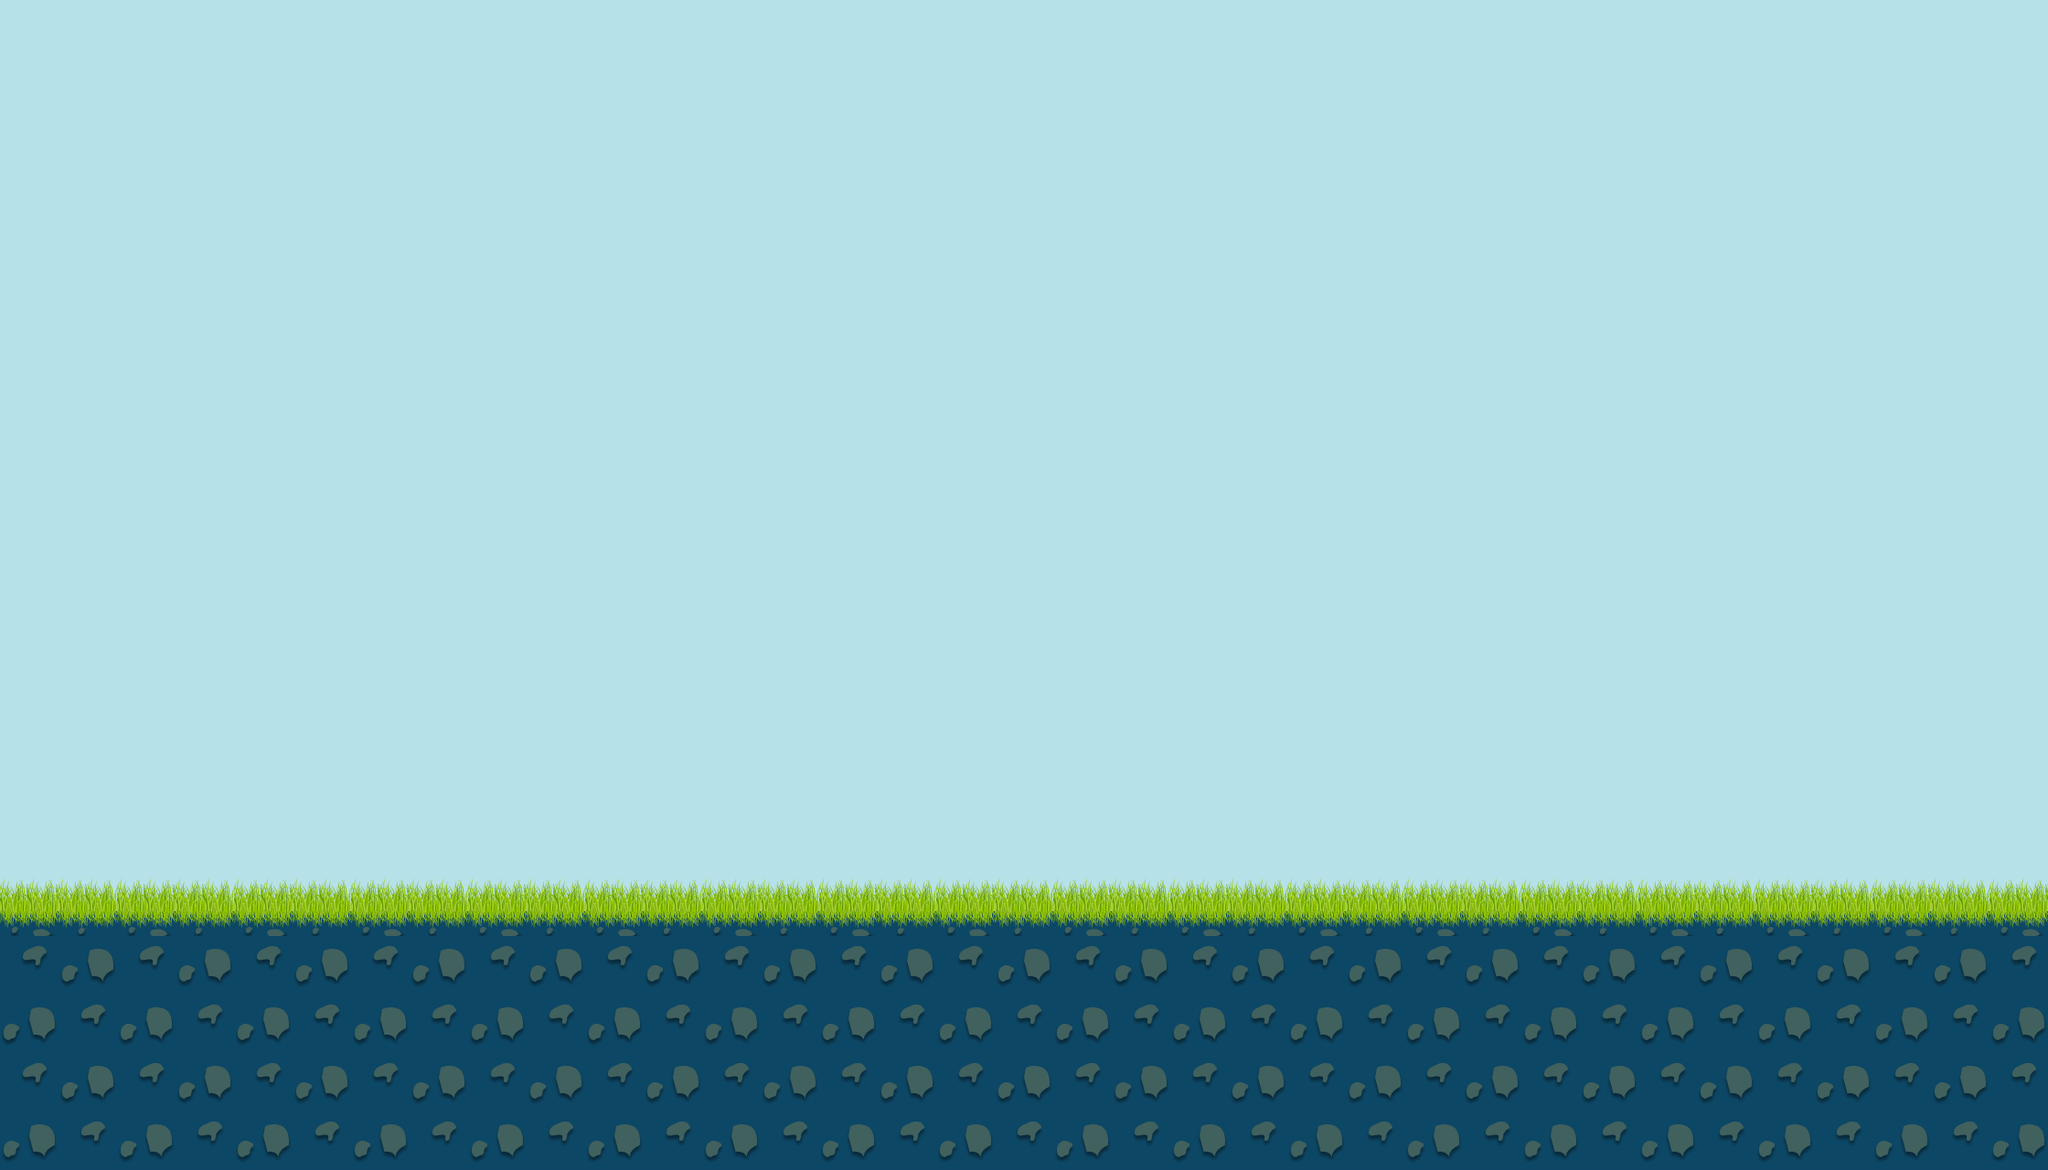

The image is a tile-based game level rendered from a .tmx file. Its description and source (layers, tilesets, objects; grid data summarised) follow:
An orthogonal 35x20 tile map with 64x64 px tiles, 2 tile layers (Background, Ground), 26 tilesets and 1 object.

<map version="1.10" tiledversion="1.11.0" orientation="orthogonal" renderorder="right-down" width="35" height="20" tilewidth="64" tileheight="64" infinite="0" nextlayerid="4" nextobjectid="6">
 <tileset firstgid="1" name="tileset updated" tilewidth="64" tileheight="64" tilecount="100" columns="10">
  <image source="../tileset updated.png" trans="ff00ff" width="640" height="640" />
 </tileset>
 <tileset firstgid="101" name="clouds" tilewidth="64" tileheight="64" tilecount="100" columns="10">
  <image source="../clouds.png" trans="ff00ff" width="640" height="640" />
 </tileset>
 <tileset firstgid="201" name="slingshot" tilewidth="176" tileheight="510" tilecount="1" columns="0">
  <grid orientation="orthogonal" width="1" height="1" />
  <tile id="0">
   <image source="../slingshot.png" width="176" height="510" />
  </tile>
 </tileset>
 <tileset firstgid="202" name="g3" tilewidth="257" tileheight="27" tilecount="1" columns="0">
  <grid orientation="orthogonal" width="1" height="1" />
  <tile id="0">
   <image source="../glass/g3.png" width="257" height="27" />
  </tile>
 </tileset>
 <tileset firstgid="203" name="g4" tilewidth="110" tileheight="110" tilecount="1" columns="0">
  <grid orientation="orthogonal" width="1" height="1" />
  <tile id="0">
   <image source="../glass/g4.png" width="110" height="110" />
  </tile>
 </tileset>
 <tileset firstgid="204" name="g1" tilewidth="130" tileheight="124" tilecount="1" columns="0">
  <grid orientation="orthogonal" width="1" height="1" />
  <tile id="0">
   <image source="../glass/g1.png" width="130" height="124" />
  </tile>
 </tileset>
 <tileset firstgid="205" name="g2" tilewidth="139" tileheight="127" tilecount="1" columns="0">
  <grid orientation="orthogonal" width="1" height="1" />
  <tile id="0">
   <image source="../glass/g2.png" width="139" height="127" />
  </tile>
 </tileset>
 <tileset firstgid="206" name="r4" tilewidth="110" tileheight="110" tilecount="1" columns="0">
  <grid orientation="orthogonal" width="1" height="1" />
  <tile id="0">
   <image source="../rock/r4.png" width="110" height="110" />
  </tile>
 </tileset>
 <tileset firstgid="207" name="r5" tilewidth="260" tileheight="33" tilecount="1" columns="0">
  <grid orientation="orthogonal" width="1" height="1" />
  <tile id="0">
   <image source="../rock/r5.png" width="260" height="33" />
  </tile>
 </tileset>
 <tileset firstgid="208" name="r1" tilewidth="130" tileheight="124" tilecount="1" columns="0">
  <grid orientation="orthogonal" width="1" height="1" />
  <tile id="0">
   <image source="../rock/r1.png" width="130" height="124" />
  </tile>
 </tileset>
 <tileset firstgid="209" name="r2" tilewidth="139" tileheight="127" tilecount="1" columns="0">
  <grid orientation="orthogonal" width="1" height="1" />
  <tile id="0">
   <image source="../rock/r2.png" width="139" height="127" />
  </tile>
 </tileset>
 <tileset firstgid="210" name="r3" tilewidth="120" tileheight="118" tilecount="1" columns="0">
  <grid orientation="orthogonal" width="1" height="1" />
  <tile id="0">
   <image source="../rock/r3.png" width="120" height="118" />
  </tile>
 </tileset>
 <tileset firstgid="211" name="w5" tilewidth="309" tileheight="28" tilecount="1" columns="0">
  <grid orientation="orthogonal" width="1" height="1" />
  <tile id="0">
   <image source="../wood/w5.png" width="309" height="28" />
  </tile>
 </tileset>
 <tileset firstgid="212" name="w1" tilewidth="84" tileheight="82" tilecount="1" columns="0">
  <grid orientation="orthogonal" width="1" height="1" />
  <tile id="0">
   <image source="../wood/w1.png" width="84" height="82" />
  </tile>
 </tileset>
 <tileset firstgid="213" name="w2" tilewidth="132" tileheight="130" tilecount="1" columns="0">
  <grid orientation="orthogonal" width="1" height="1" />
  <tile id="0">
   <image source="../wood/w2.png" width="132" height="130" />
  </tile>
 </tileset>
 <tileset firstgid="214" name="w3" tilewidth="116" tileheight="116" tilecount="1" columns="0">
  <grid orientation="orthogonal" width="1" height="1" />
  <tile id="0">
   <image source="../wood/w3.png" width="116" height="116" />
  </tile>
 </tileset>
 <tileset firstgid="215" name="w4" tilewidth="314" tileheight="31" tilecount="1" columns="0">
  <grid orientation="orthogonal" width="1" height="1" />
  <tile id="0">
   <image source="../wood/w4.png" width="314" height="31" />
  </tile>
 </tileset>
 <tileset firstgid="216" name="ping-soldier" tilewidth="508" tileheight="532" tilecount="1" columns="0">
  <grid orientation="orthogonal" width="1" height="1" />
  <tile id="0">
   <image source="../pigs/ping-soldier.png" width="508" height="532" />
  </tile>
 </tileset>
 <tileset firstgid="217" name="pig-king" tilewidth="1024" tileheight="1024" tilecount="1" columns="0">
  <grid orientation="orthogonal" width="1" height="1" />
  <tile id="0">
   <image source="../pigs/pig-king.png" width="1024" height="1024" />
  </tile>
 </tileset>
 <tileset firstgid="218" name="pig-small" tilewidth="670" tileheight="659" tilecount="1" columns="0">
  <grid orientation="orthogonal" width="1" height="1" />
  <tile id="0">
   <image source="../pigs/pig-small.png" width="670" height="659" />
  </tile>
 </tileset>
 <tileset firstgid="219" name="yellow" tilewidth="894" tileheight="894" tilecount="1" columns="0">
  <grid orientation="orthogonal" width="1" height="1" />
  <tile id="0">
   <image source="../red/yellow.png" width="894" height="894" />
  </tile>
 </tileset>
 <tileset firstgid="220" name="black" tilewidth="512" tileheight="512" tilecount="1" columns="0">
  <grid orientation="orthogonal" width="1" height="1" />
  <tile id="0">
   <image source="../red/black.png" width="512" height="512" />
  </tile>
 </tileset>
 <tileset firstgid="221" name="blue" tilewidth="1024" tileheight="1024" tilecount="1" columns="0">
  <grid orientation="orthogonal" width="1" height="1" />
  <tile id="0">
   <image source="../red/blue.png" width="1024" height="1024" />
  </tile>
 </tileset>
 <tileset firstgid="222" name="green" tilewidth="1015" tileheight="734" tilecount="1" columns="0">
  <grid orientation="orthogonal" width="1" height="1" />
  <tile id="0">
   <image source="../red/green.png" width="1015" height="734" />
  </tile>
 </tileset>
 <tileset firstgid="223" name="Red (1)" tilewidth="1000" tileheight="959" tilecount="1" columns="0">
  <grid orientation="orthogonal" width="1" height="1" />
  <tile id="0">
   <image source="../red/Red (1).png" width="1000" height="959" />
  </tile>
 </tileset>
 <tileset firstgid="224" name="white" tilewidth="1600" tileheight="1455" tilecount="1" columns="0">
  <grid orientation="orthogonal" width="1" height="1" />
  <tile id="0">
   <image source="../red/white.png" width="1600" height="1455" />
  </tile>
 </tileset>
 <layer id="2" name="Background" width="35" height="20">
  <data>[700 cells, 700 non-empty, 1 distinct tile ids]</data>
 </layer>
 <objectgroup id="3" name="objects">
  <object id="1" gid="201" x="374" y="1005" width="92" height="216" />
 </objectgroup>
 <layer id="1" name="Ground" width="35" height="20">
  <data>[700 cells, 175 non-empty, 6 distinct tile ids]</data>
 </layer>
</map>
